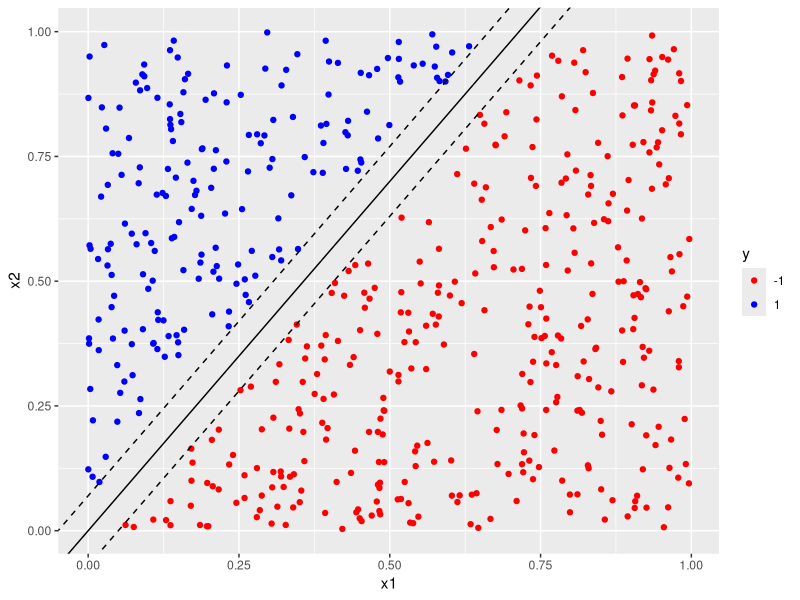
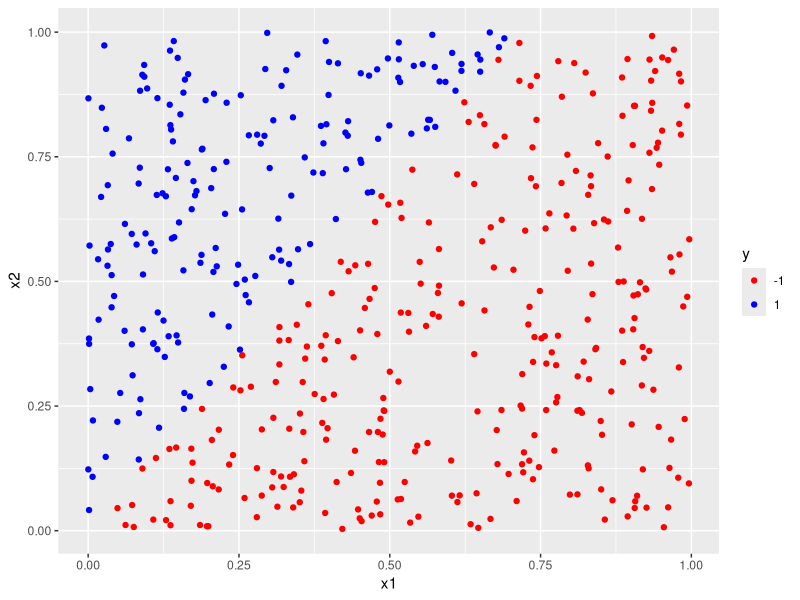
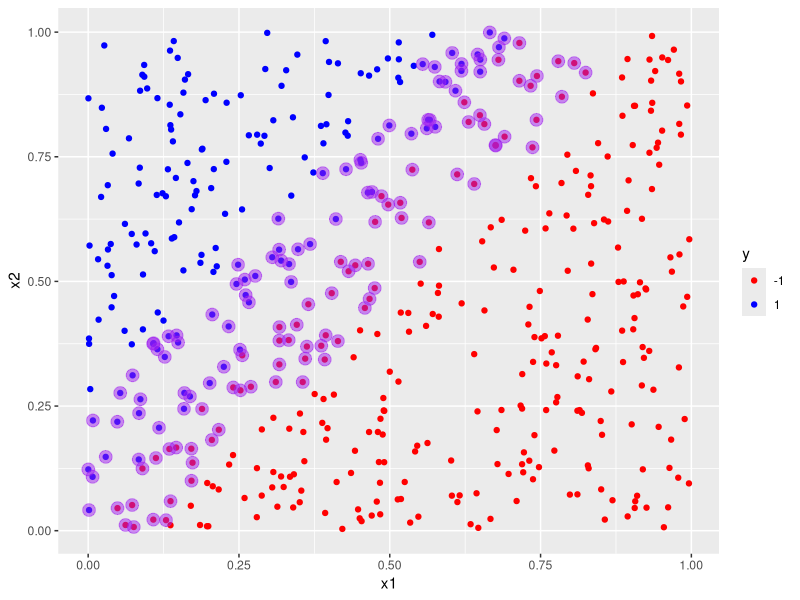
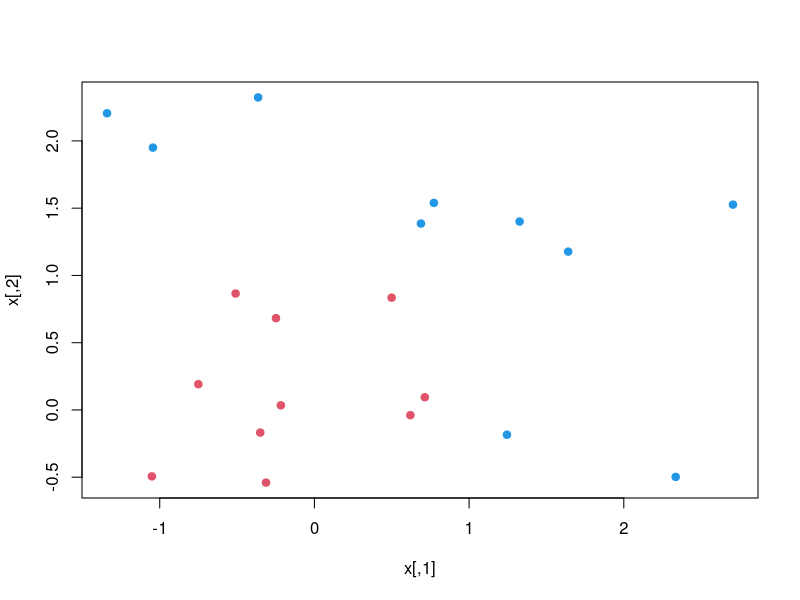
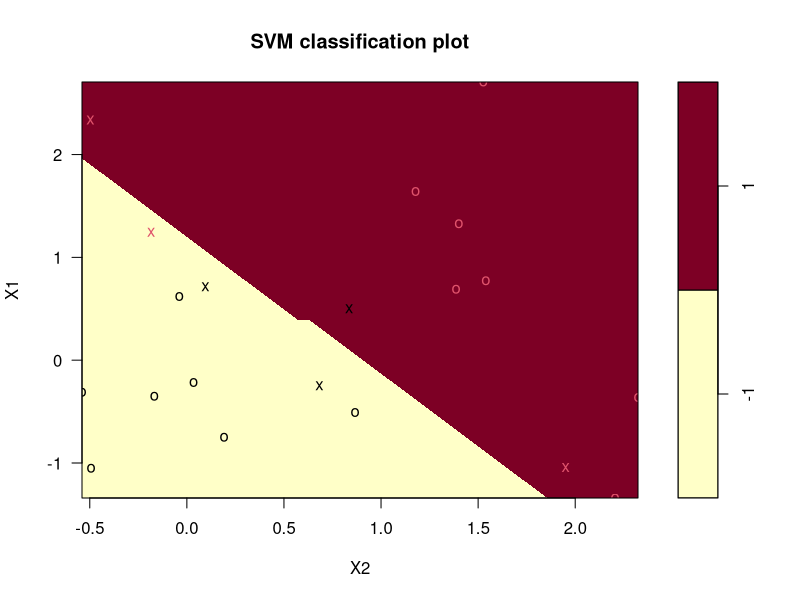
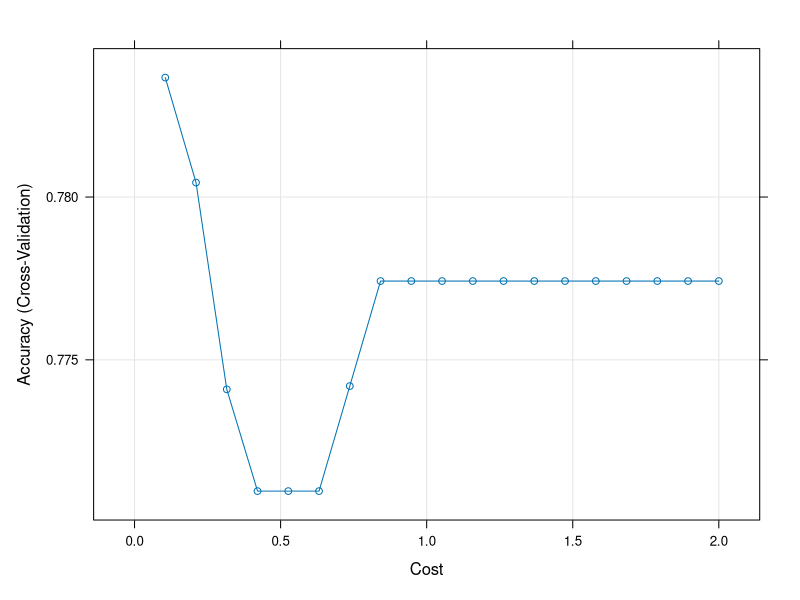

Here is the R script that generated these plots, in order:
## ---- chunk 1
library(tidyverse)
library(e1071)
## ---- chunk 2
#set seed
set.seed(42)

#set number of data points. 
n <- 600

#Generate data frame with two uniformly distributed predictors lying between 0 and 1.
df <- data.frame(x1 = runif(n), 
                 x2 = runif(n))
## ---- chunk 3
#classify data points depending on location
df$y <- factor(ifelse(df$x2 - 1.4*df$x1 < 0, -1, 1), 
    levels = c(-1, 1))


## ---- chunk 4
#set margin
delta <- 0.07

# retain only those points that lie outside the margin
df1 <- df[abs(1.4*df$x1 - df$x2) > delta, ]

#build plot
plot_margins <- ggplot(data = df1, aes(x = x1, y = x2, color = y)) + geom_point() + 
    scale_color_manual(values = c("red", "blue")) + 
    geom_abline(slope = 1.4, intercept = 0)+
    geom_abline(slope = 1.4, intercept = delta, linetype = "dashed") +
    geom_abline(slope = 1.4, intercept = -delta, linetype = "dashed")
 
#display plot 
plot_margins
## ---- chunk 5
#split train and test data in an 80/20 proportion
df[, "train"] <- ifelse(runif(nrow(df))<0.8, 1, 0)

#assign training rows to data frame trainset
trainset <- df[df$train == 1, ]
#assign test rows to data frame testset
testset <- df[df$train == 0, ]

#find index of "train" column
trainColNum <- grep("train", names(df))

#remove "train" column from train and test dataset
trainset <- trainset[, -trainColNum]
testset <- testset[, -trainColNum]


## ---- chunk 6
#build svm model, setting required parameters
svm_model<- svm(y ~ ., 
                data = trainset, 
                type = "C-classification", 
                kernel = "linear", 
                scale = FALSE)
## ---- chunk 7
#list components of model
names(svm_model)

#list values of the SV, index and rho
svm_model$SV
svm_model$index
svm_model$rho

#compute training accuracy
pred_train <- predict(svm_model, trainset)
mean(pred_train == trainset$y)

#compute test accuracy
pred_test <- predict(svm_model, testset)
mean(pred_test == testset$y)
## ---- chunk 8
#build scatter plot of training dataset
scatter_plot <- ggplot(data = trainset, aes(x = x1, y = x2, color = y)) + 
    geom_point() + 
    scale_color_manual(values = c("red", "blue"))
 scatter_plot
#add plot layer marking out the support vectors 
layered_plot <- 
    scatter_plot + geom_point(data = trainset[svm_model$index, ], aes(x = x1, y = x2), color = "purple", size = 4, alpha = 0.5)

#display plot
layered_plot
## ---- chunk 9
v<-rnorm(500)
#v
mean(v)

rep(c(-1, 1),c(5,3))

## ---- chunk 10
set.seed(10111)
x = matrix(rnorm(40), 20, 2)
y = rep(c(-1, 1), c(10, 10))
x[y == 1,] = x[y == 1,] + 1
plot(x, col = y + 3, pch = 19)
## ---- chunk 11
library(e1071)
## ---- chunk 12
dat = data.frame(x, y = as.factor(y))

dat

svmfit = svm(y ~ ., data = dat, kernel = "linear", cost = 10, scale = FALSE)
print(svmfit)
## ---- chunk 13
plot(svmfit, dat)
## ---- chunk 14
library(tidyverse)
library(caret)
library(kernlab)
## ---- chunk 15
# Load the data
data("PimaIndiansDiabetes2", package = "mlbench")
pima.data <- na.omit(PimaIndiansDiabetes2)

# Split the data into training and test set
set.seed(123)

training.samples <- pima.data$diabetes %>%
  createDataPartition(p = 0.8, list = FALSE)

train.data  <- pima.data[training.samples, ]
test.data <- pima.data[-training.samples, ]
## ---- chunk 16
# Fit the model on the training set
set.seed(123)
model <- train(
  diabetes ~., data = train.data, method = "svmLinear",
  trControl = trainControl("cv", number = 10),
  preProcess = c("center","scale")
  )
# Make predictions on the test data
predicted.classes <- model %>% predict(test.data)
head(predicted.classes)
## ---- chunk 17
# Compute model accuracy rate
mean(predicted.classes == test.data$diabetes)
## ---- chunk 18
# Fit the model on the training set
set.seed(123)
model <- train(
  diabetes ~., data = train.data, method = "svmLinear",
  trControl = trainControl("cv", number = 10),
  tuneGrid = expand.grid(C = seq(0, 2, length = 20)),
  preProcess = c("center","scale")
  )
# Plot model accuracy vs different values of Cost
plot(model)
## ---- chunk 19
# Print the best tuning parameter C that
# maximizes model accuracy
model$bestTune
